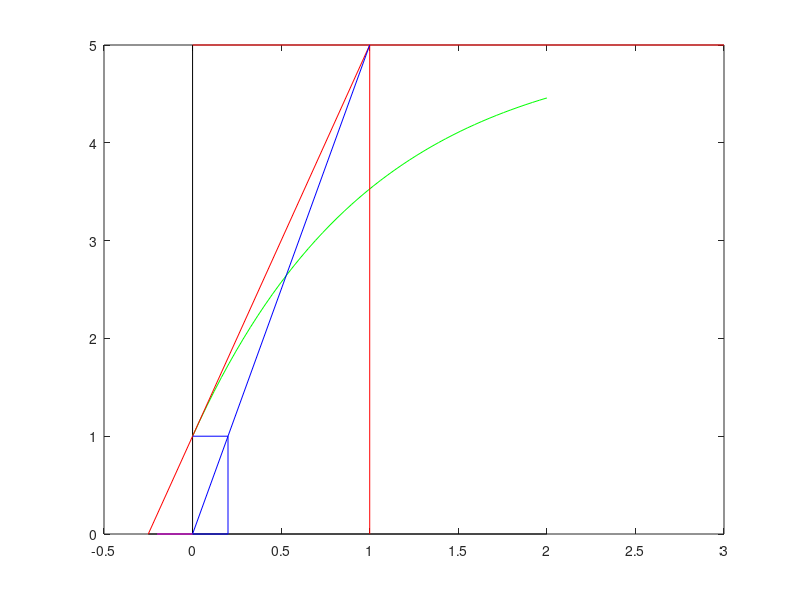

MATLAB code to generate this figure:
%% fig:Bert_fig
%% out:bert_fig

t = linspace(0,2,50)';
L = 5 - 4*exp(-t);

%% gset term postscript color solid 'Times-Roman' 35
%% gset output 'bert.ps'

%% gset nokey
%% gset xrange[-.25:2]
%% gset yrange[0:5]
%% gset noborder
%% gset xtics 100
%% gset ytics 100
plot([-.25;2],[0;0],'k', [0;0],[0;5],'k', ...
     t,L,'g', [0;3], ...
     [5;5],'r', [-.25;1], [0;5],'r', [1;1],[0;5],'r', ...
     [0;.2],[1;1],'b', [0;1], [0;5],'b',[.2;.2],[0;1],'b',[0;.2],[0,0],'b', ...
     [-.2;0],[0,0],'m')

